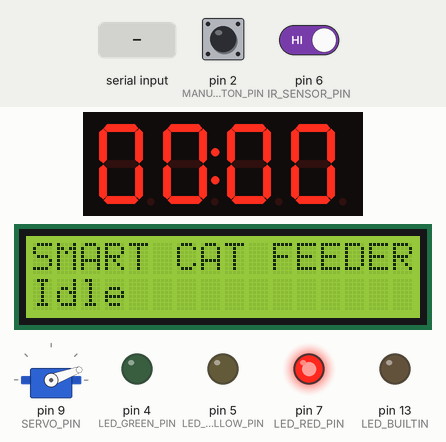
Recording of a sketch running on a simulated Arduino Uno, built with avr-gcc and run on an emulated ATmega328P. Shown: 4-digit seven-segment display, servo, 16×2 character LCD, output pins drawn as LEDs (lit = HIGH). The test bench sets the inputs (shaded band); at power-on: pin 2 (MANUAL_BUTTON_PIN) HIGH, pin 6 (IR_SENSOR_PIN) HIGH. What the sketch prints to the serial monitor is not drawn.

Above: at 1.3 s.
1.4 s: pin 2 (MANUAL_BUTTON_PIN) pulled LOW for 0.15 s
At 1.9 s:
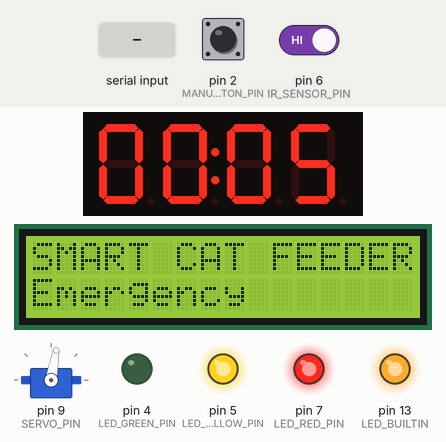
4.3 s: "EMERGENCY\n" received over Serial
At 6.8 s:
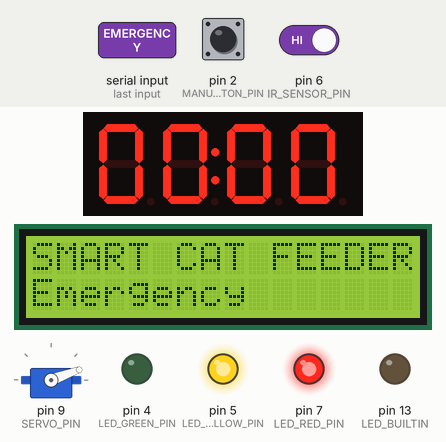
7.3 s: pin 6 (IR_SENSOR_PIN) driven LOW
At 8.5 s:
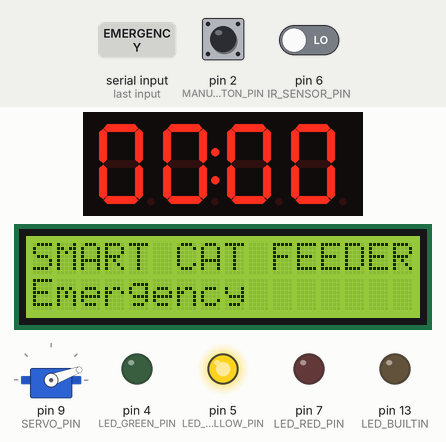
9.6 s: "RESET\n" received over Serial
At 10.8 s:
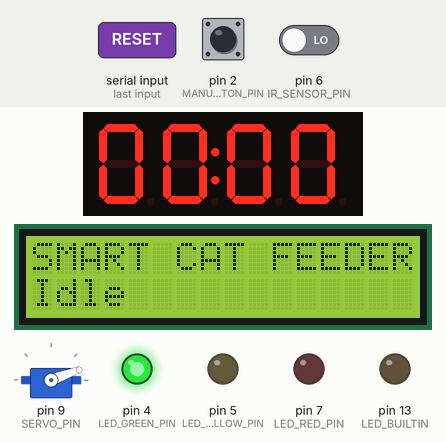
11.1 s: "FEED\n" received over Serial
At 11.6 s:
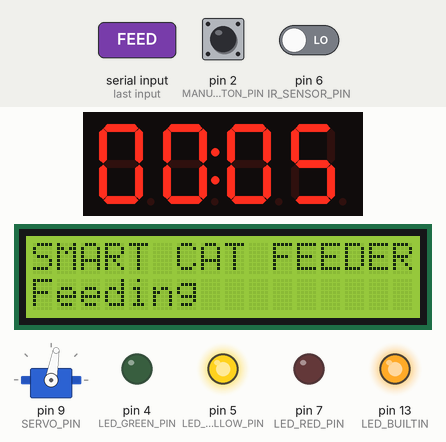
14.0 s: pin 2 (MANUAL_BUTTON_PIN) pulled LOW for 1 s
At 15.26 s:
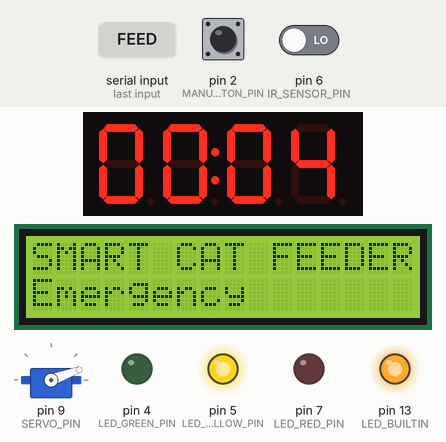
Timing chart, 0 to 17.0 s (numbered marks = the images above; inputs shaded):
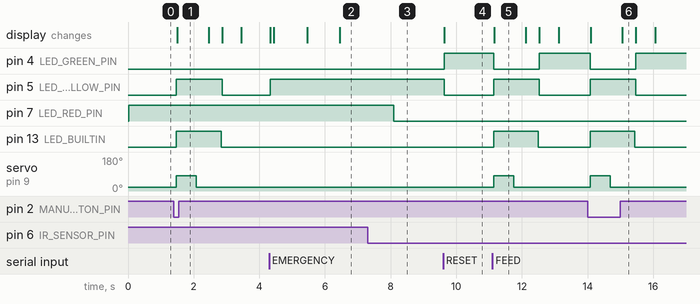

The sketch:

smart_cat_feeder_servo_bench_5s.ino
```cpp
#include <Servo.h>
#include <Wire.h>
#include <LiquidCrystal_I2C.h>
#include <TM1637Display.h>

// BENCH TEST ONLY - Arduino Uno MG996R, cooldown 5 seconds.
// DO NOT connect to a hopper or use this version to dispense food.
// Smart Cat Feeder - Arduino Uno R3 (MG996R prototype)
// Serial over USB at 115200 baud.
// Automatic FEED uses USB serial; D2 manual button works even when Pi is offline.
// One press = one servo cycle, debounced. NO FOOD / BENCH TEST ONLY.
// Does not dispense controlled portions; bench-test without the hopper attached.

const uint8_t SERVO_PIN = 9;
const uint8_t TM1637_CLK_PIN = 10; // 4-digit cooldown display CLK
const uint8_t TM1637_DIO_PIN = 11; // 4-digit cooldown display DIO
const uint8_t LED_GREEN_PIN = 4;    // Green: Idle (normal, not moving)
const uint8_t LED_YELLOW_PIN = 5;   // Yellow: Feeding or manual Emergency
const uint8_t IR_SENSOR_PIN = 6;    // IR obstacle module digital OUT / DO
const uint8_t LED_RED_PIN = 7;      // Red: food below minimum level / not yet verified
const uint8_t IR_FOOD_PRESENT_LEVEL = LOW; // Common FC-51: LOW when pellets are in front
const unsigned long FOOD_EMPTY_CONFIRM_MS = 3000UL;
const unsigned long FOOD_PRESENT_CONFIRM_MS = 800UL;
const uint8_t MANUAL_BUTTON_PIN = 2;       // Momentary NO push button: D2 <-> GND
const unsigned long BUTTON_DEBOUNCE_MS = 35UL;
const unsigned long MANUAL_ANTI_REPEAT_MS = 2000UL; // Prevent accidental rapid presses
const uint8_t CLOSED_ANGLE = 20;     // Adjust before mounting the servo horn
const uint8_t OPEN_ANGLE = 80;       // Adjust to avoid mechanical stops
const unsigned long OPEN_MS = 650UL;
const unsigned long CLOSE_SETTLE_MS = 750UL;
const unsigned long COOLDOWN_MS = 5000UL; // BENCH TEST ONLY: 5 s between FEEDs

Servo feederServo;
TM1637Display cooldownDisplay(TM1637_CLK_PIN, TM1637_DIO_PIN);

// Keep both LCD addresses ready, but don't talk to the LCD when absent.
// Broken/borrowed LCD should be physically disconnected for now.
LiquidCrystal_I2C lcd27(0x27, 16, 2);
LiquidCrystal_I2C lcd3f(0x3F, 16, 2);
LiquidCrystal_I2C *lcd = nullptr;

enum ScreenState : uint8_t { SCREEN_IDLE, SCREEN_FEEDING, SCREEN_EMERGENCY };
ScreenState screenState = SCREEN_IDLE;
bool lcdReady = false;

// Serial "EMERGENCY" means a latched software STOP that blocks FEED.
// The D2 pushbutton means MANUAL EMERGENCY FEED (not a safety E-stop).
bool emergencyActive = false;

bool lastButtonRaw = HIGH;
bool stableButton = HIGH;
unsigned long lastButtonChangeAt = 0;
unsigned long lastManualAt = 0;
bool manualHasRun = false;
bool manualCycle = false;

// Unconfirmed startup state is a warning. Never assume food exists until
// sensor reading stays stable for FOOD_PRESENT_CONFIRM_MS.
bool foodLevelKnown = false;
bool foodPresent = false;
bool foodRawPresent = false;
unsigned long foodRawChangedAt = 0;

void showScreen(ScreenState next) {
  if (lcd == nullptr) {
    screenState = next;
    return;
  }
  if (lcdReady && screenState == next) return;

  lcd->setCursor(0, 0);
  lcd->print(F("SMART CAT FEEDER")); // 16 characters
  lcd->setCursor(0, 1);
  lcd->print(F("                "));
  lcd->setCursor(0, 1);
  if (next == SCREEN_FEEDING) {
    lcd->print(F("Feeding"));
  } else if (next == SCREEN_EMERGENCY) {
    lcd->print(F("Emergency"));
  } else {
    lcd->print(F("Idle"));
  }
  screenState = next;
  lcdReady = true;
}

bool i2cPresent(uint8_t address) {
  Wire.beginTransmission(address);
  return Wire.endTransmission() == 0;
}

void initOptionalLCD() {
  Wire.begin();
  if (i2cPresent(0x27)) {
    lcd = &lcd27;
    Serial.println(F("LCD FOUND 0x27"));
  } else if (i2cPresent(0x3F)) {
    lcd = &lcd3f;
    Serial.println(F("LCD FOUND 0x3F"));
  } else {
    lcd = nullptr;
    Serial.println(F("LCD NOT CONNECTED - continue without LCD"));
    return;
  }
  lcd->init();
  lcd->backlight();
  lcdReady = false;
  showScreen(screenState);
}


enum ServoState : uint8_t {
  IDLE,
  OPENING,
  CLOSING
};

ServoState servoState = IDLE;
unsigned long stageStartedAt = 0;
unsigned long lastFeedAt = 0;
bool hasFed = false;
unsigned long lastShownCooldownSeconds = 0xFFFFFFFFUL;

unsigned long remainingCooldownSeconds(unsigned long now) {
  if (!hasFed) return 0;
  const unsigned long elapsed = (unsigned long)(now - lastFeedAt);
  if (elapsed >= COOLDOWN_MS) return 0;
  const unsigned long remainingMs = COOLDOWN_MS - elapsed;
  return (remainingMs + 999UL) / 1000UL; // Round up: 5 -> 4 ... -> 0
}

// Non-blocking MM:SS display updates, only when a second changes.
// Tracks Arduino's *automatic* cooldown, starting with each accepted servo cycle.
// The D2 manual button can still override automatic cooldown.
void updateCooldownDisplay() {
  const unsigned long secondsLeft = remainingCooldownSeconds(millis());
  if (secondsLeft == lastShownCooldownSeconds) return;
  lastShownCooldownSeconds = secondsLeft;
  const unsigned int minutes = secondsLeft / 60UL;
  const unsigned int seconds = secondsLeft % 60UL;
  const int mmss = (int)(minutes * 100U + seconds);
  cooldownDisplay.showNumberDecEx(mmss, 0b01000000, true, 4, 0);
}

void printCooldownStatus() {
  Serial.print(F("COOLDOWN "));
  Serial.println(remainingCooldownSeconds(millis()));
}

char lineBuffer[24];
uint8_t lineLength = 0;

// LED priority: yellow = servo movement or software emergency lock;
// red = low/unknown food; green = confirmed food present and idle.
// Red can remain ON together with yellow if the hopper is empty.
void updateStatusLEDs() {
  const bool active = (servoState != IDLE) || emergencyActive;
  const bool lowOrUnknown = !foodLevelKnown || !foodPresent;
  digitalWrite(LED_GREEN_PIN, (!active && !lowOrUnknown) ? HIGH : LOW);
  digitalWrite(LED_YELLOW_PIN, active ? HIGH : LOW);
  digitalWrite(LED_RED_PIN, lowOrUnknown ? HIGH : LOW);
}

// Poll the IR module non-blockingly, ignoring brief gaps between pellets.
// Digital modules usually output LOW when they detect a nearby object.
// Sensor is only a LOW-LEVEL INDICATOR, not an accurate measure of food mass.
void updateFoodSensor() {
  const unsigned long now = millis();
  const bool observedFood = digitalRead(IR_SENSOR_PIN) == IR_FOOD_PRESENT_LEVEL;
  if (observedFood != foodRawPresent) {
    foodRawPresent = observedFood;
    foodRawChangedAt = now;
  }

  if (foodLevelKnown && observedFood == foodPresent) return;

  const unsigned long stableFor =
      observedFood ? FOOD_PRESENT_CONFIRM_MS : FOOD_EMPTY_CONFIRM_MS;
  if ((unsigned long)(now - foodRawChangedAt) < stableFor) return;

  foodPresent = observedFood;
  foodLevelKnown = true;
  updateStatusLEDs();
  if (foodPresent) {
    Serial.println(F("FOOD PRESENT"));
  } else {
    Serial.println(F("FOOD EMPTY"));
  }
}

void printFoodStatus() {
  Serial.print(F("FOOD_STATUS RAW="));
  Serial.print(digitalRead(IR_SENSOR_PIN) == LOW ? F("LOW") : F("HIGH"));
  Serial.print(F(" STATE="));
  if (!foodLevelKnown) {
    Serial.println(F("CHECKING"));
  } else if (foodPresent) {
    Serial.println(F("PRESENT"));
  } else {
    Serial.println(F("EMPTY"));
  }
}

// Shared servo state machine, preserving existing FEED serial protocol.
void startServoCycle(bool manual) {
  const unsigned long now = millis();
  stageStartedAt = now;
  servoState = OPENING;
  manualCycle = manual;
  // A manual cycle must also start the automatic cooldown.
  // Without this, YOLO could instantly trigger another feed after button release.
  lastFeedAt = now;
  hasFed = true;
  if (manual) {
    lastManualAt = now;
    manualHasRun = true;
    showScreen(SCREEN_EMERGENCY);
    Serial.println(F("EVENT MANUAL_FEED"));
  } else {
    showScreen(SCREEN_FEEDING);
  }
  feederServo.write(OPEN_ANGLE);
  digitalWrite(LED_BUILTIN, HIGH);
  updateStatusLEDs();
  updateCooldownDisplay(); // Show 00:05 or 01:00 immediately on FEED start
}

void updateManualButton() {
  const bool raw = digitalRead(MANUAL_BUTTON_PIN);
  const unsigned long now = millis();

  if (raw != lastButtonRaw) {
    lastButtonRaw = raw;
    lastButtonChangeAt = now;
  }

  if (raw != stableButton &&
      (unsigned long)(now - lastButtonChangeAt) >= BUTTON_DEBOUNCE_MS) {
    stableButton = raw;

    // HIGH->LOW stable edge: one cycle per fresh button press.
    if (stableButton == LOW) {
      if (emergencyActive) {
        Serial.println(F("MANUAL_IGNORED EMERGENCY_LOCK"));
      } else if (servoState != IDLE) {
        Serial.println(F("MANUAL_IGNORED BUSY"));
      } else if (manualHasRun &&
                 (unsigned long)(now - lastManualAt) < MANUAL_ANTI_REPEAT_MS) {
        Serial.println(F("MANUAL_IGNORED ANTI_REPEAT"));
      } else {
        startServoCycle(true); // Bypasses YOLO and automatic cooldown
      }
    }
  }
}

void printStatus() {
  if (emergencyActive) {
    Serial.println(F("STATUS EMERGENCY"));
  } else if (servoState == OPENING) {
    Serial.println(F("STATUS OPENING"));
  } else if (servoState == CLOSING) {
    Serial.println(F("STATUS CLOSING"));
  } else {
    Serial.println(F("STATUS IDLE"));
  }
}

void scanI2CBus() {
  // Diagnostic only. This does not move the servo or change the LCD state.
  uint8_t found = 0;
  Serial.println(F("I2C_SCAN_START"));
  for (uint8_t address = 1; address <= 126; address++) {
    Wire.beginTransmission(address);
    const uint8_t error = Wire.endTransmission();
    if (error == 0) {
      Serial.print(F("I2C_FOUND 0x"));
      if (address < 16) Serial.print('0');
      Serial.println(address, HEX);
      found++;
    }
  }
  Serial.print(F("I2C_SCAN_DONE "));
  Serial.println(found);
}

void handleCommand(const char *command) {
  if (strcmp(command, "COOLDOWN_STATUS") == 0) {
    printCooldownStatus();
    return;
  }
  if (strcmp(command, "FOOD_STATUS") == 0) {
    printFoodStatus();
    return;
  }
  if (strcmp(command, "I2C_SCAN") == 0) {
    scanI2CBus();
    return;
  }
  if (strcmp(command, "PING") == 0) {
    Serial.println(F("PONG"));
    return;
  }

  if (strcmp(command, "STATUS") == 0) {
    printStatus();
    return;
  }

  if (strcmp(command, "EMERGENCY") == 0) {
    // LCD emergency test only; physical button to be added later.
    emergencyActive = true;
    feederServo.write(CLOSED_ANGLE);
    servoState = IDLE;
    manualCycle = false;
    digitalWrite(LED_BUILTIN, LOW);
    showScreen(SCREEN_EMERGENCY);
    updateStatusLEDs();
    Serial.println(F("ACK EMERGENCY"));
    return;
  }

  if (strcmp(command, "RESET") == 0) {
    emergencyActive = false;
    feederServo.write(CLOSED_ANGLE);
    servoState = IDLE;
    manualCycle = false;
    digitalWrite(LED_BUILTIN, LOW);
    showScreen(SCREEN_IDLE);
    updateStatusLEDs();
    Serial.println(F("ACK RESET"));
    return;
  }

  if (strcmp(command, "FEED") == 0) {
    if (emergencyActive) {
      Serial.println(F("ERR EMERGENCY"));
      return;
    }
    const unsigned long now = millis();

    if (servoState != IDLE) {
      Serial.println(F("ERR BUSY"));
      return;
    }
    if (hasFed && (unsigned long)(now - lastFeedAt) < COOLDOWN_MS) {
      Serial.println(F("ERR COOLDOWN"));
      return;
    }

    // Keep original automatic FEED cooldown, independent of manual presses.
    startServoCycle(false);
    Serial.println(F("ACK FEED"));
    return;
  }

  Serial.println(F("ERR UNKNOWN_COMMAND"));
}

void readSerialCommands() {
  while (Serial.available() > 0) {
    const char c = (char)Serial.read();

    if (c == '\r') {
      continue;
    }
    if (c == '\n') {
      if (lineLength > 0) {
        lineBuffer[lineLength] = '\0';
        handleCommand(lineBuffer);
        lineLength = 0;
      }
      continue;
    }

    if (lineLength < sizeof(lineBuffer) - 1) {
      lineBuffer[lineLength++] = c;
    } else {
      lineLength = 0;
      Serial.println(F("ERR LINE_TOO_LONG"));
    }
  }
}

void updateServo() {
  const unsigned long now = millis();

  if (servoState == OPENING &&
      (unsigned long)(now - stageStartedAt) >= OPEN_MS) {
    feederServo.write(CLOSED_ANGLE);
    servoState = CLOSING;
    stageStartedAt = now;
    Serial.println(F("STATE CLOSING"));
  }

  if (servoState == CLOSING &&
      (unsigned long)(now - stageStartedAt) >= CLOSE_SETTLE_MS) {
    servoState = IDLE;
    digitalWrite(LED_BUILTIN, LOW);
    manualCycle = false;
    showScreen(emergencyActive ? SCREEN_EMERGENCY : SCREEN_IDLE);
    updateStatusLEDs();
    Serial.println(F("DONE"));
  }
}

void setup() {
  pinMode(LED_BUILTIN, OUTPUT);
  digitalWrite(LED_BUILTIN, LOW);
  pinMode(LED_GREEN_PIN, OUTPUT);
  pinMode(LED_YELLOW_PIN, OUTPUT);
  pinMode(LED_RED_PIN, OUTPUT);
  cooldownDisplay.setBrightness(4, true); // 0..7; 4 limits LED current
  updateCooldownDisplay(); // On boot: 00:00 (ready)
  pinMode(IR_SENSOR_PIN, INPUT_PULLUP); // Typical LM393 open-collector OUT
  foodRawPresent = digitalRead(IR_SENSOR_PIN) == IR_FOOD_PRESENT_LEVEL;
  foodRawChangedAt = millis();
  updateStatusLEDs(); // Red until food is verified, then green when idle.
  pinMode(MANUAL_BUTTON_PIN, INPUT_PULLUP);
  lastButtonRaw = digitalRead(MANUAL_BUTTON_PIN);
  stableButton = lastButtonRaw;
  lastButtonChangeAt = millis();

  // Set closed target before attach to reduce unwanted movement at boot.
  feederServo.write(CLOSED_ANGLE);
  feederServo.attach(SERVO_PIN);
  Serial.begin(115200);
  initOptionalLCD();
  showScreen(SCREEN_IDLE);
  Serial.println(F("READY SMART_CAT_FEEDER_V1"));
  Serial.println(F("BENCH MODE: COOLDOWN 5 SECONDS; NO FOOD / NO WEIGHT CONTROL"));
}

void loop() {
  updateFoodSensor();
  updateManualButton();
  readSerialCommands();
  updateServo();
  updateCooldownDisplay();
}
```

Measured:
- after the input at 1.4 s, pin 5 (LED_YELLOW_PIN), pin 13 (LED_BUILTIN): LOW → HIGH after 0.07 s, → LOW 1.4 s later; servo on pin 9 (SERVO_PIN): 20° → 80° after 0.07 s, → 20° 0.61 s later; the display: changes after 0.10 s (image 1)
- after the input at 4.3 s, pin 5 (LED_YELLOW_PIN): LOW → HIGH at once; the display: first changes at once (image 2 shows a later state)
- after the input at 7.3 s, pin 7 (LED_RED_PIN): HIGH → LOW after 0.80 s
- after the input at 9.6 s, pin 4 (LED_GREEN_PIN): LOW → HIGH at once; pin 5 (LED_YELLOW_PIN): HIGH → LOW at once; the display: changes at once (image 4)
- after the input at 11.1 s, pin 4 (LED_GREEN_PIN): HIGH → LOW at once, → HIGH 1.4 s later; pin 5 (LED_YELLOW_PIN), pin 13 (LED_BUILTIN): LOW → HIGH at once, → LOW 1.4 s later; servo on pin 9 (SERVO_PIN): 20° → 80° at once, → 20° 0.61 s later; the display: changes after 0.06 s (image 5)
- after the input at 14.0 s, pin 4 (LED_GREEN_PIN): HIGH → LOW after 0.08 s, → HIGH 1.4 s later; pin 5 (LED_YELLOW_PIN), pin 13 (LED_BUILTIN): LOW → HIGH after 0.08 s, → LOW 1.4 s later; servo on pin 9 (SERVO_PIN): 20° → 80° after 0.08 s, → 20° 0.61 s later; the display: first changes after 0.10 s (image 6 shows a later state)
- what the display in image 5 shows lasts 0.9 s, from 11.2 s to 12.1 s
